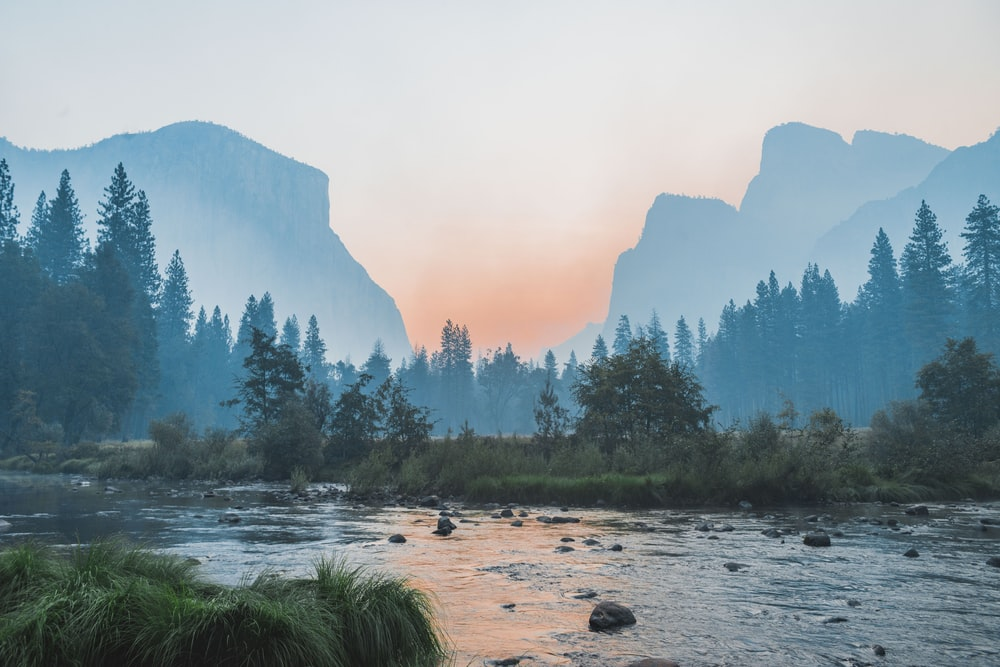
#> input picture test_1.jpg, 1000 x 667 px; its folder holds 3 pictures in this run
$ jupyter execute --allow-errors image_processing.ipynb
#> lines starting #> are read from the running program, lines starting #| are printed output that depends on the picture; long printed decimals are rounded
# Image Processing

## Textural / Timbral
* 2D FFT
* hue, saturation, value (HSV)
* pixel clustering

## Compositional
* blur
* entropy
* complimentary colors
* regularities / texture (wavelets)
* contrast boundaries (edge detection)

## Semantic
* CNN object classification

[cell 1]
# import necessary packages
from PIL import Image
import cv2
import matplotlib.pyplot as plt
import scipy
import numpy as np
import colorsys
import collections
from sklearn.cluster import KMeans
import skimage.measure
import pandas as pd
import math
import random
import os

# define global variables
BASE_DIM = 300

[cell 2]
# method to read in and crop image to square
def crop_pic(img_path, new_sq = (BASE_DIM, BASE_DIM)):

    # open image
    im = Image.open(img_path)

    # get width and height, dim of square image
    w, h = im.size
    sq = np.min([w, h])
    sq_in = [w, h].index(sq)

    # crop image to square
    if sq_in == 0:
        im_crop = im.crop((0,
                           (h / 2) - (int)(sq / 2),
                           w,
                           (h / 2) + (int)(sq / 2)))
    else:
        im_crop = im.crop(((w / 2) - (int)(sq / 2),
                           0,
                           (w / 2) + (int)(sq / 2),
                           h))

    # resize cropped image
    im_rs = im_crop.resize(new_sq)
    return im_rs

# method to get RGB color channels
def get_rgb(im_rs):

    # get RGB color channels
    im_ar = np.array(im_rs)
    r, g, b = im_ar[:, :, 0], im_ar[:, :, 1], im_ar[:, :, 2]

    # scale RGB to [0, 1]
    r_sc, g_sc, b_sc = r / 255., g / 255., b / 255.
    return r_sc, g_sc, b_sc

# method to get HSV from RGB
def get_hsv(r_sc, g_sc, b_sc):

    # create empty arrays
    h = np.zeros((BASE_DIM, BASE_DIM))
    s = np.zeros((BASE_DIM, BASE_DIM))
    v = np.zeros((BASE_DIM, BASE_DIM))

    # compute hsv for each pixel based on normalized RGB
    for i in range(BASE_DIM):
        for j in range(BASE_DIM):
            temp_hsv = colorsys.rgb_to_hsv(r_sc[i, j], b_sc[i, j], g_sc[i, j])
            h[i][j] = temp_hsv[0]
            s[i][j] = temp_hsv[1]
            v[i][j] = temp_hsv[2]

    # return HSV
    return h, s, v

# method to find 'clusters' of hues in the image using k-means
def get_clusts(h, n_clusters = 3, red_scale = 20):

    # implement k-means algorithm to cluster vectorized pixels by hue
    x = h
    km = KMeans(n_clusters)
    km.fit(x.reshape(-1,1))

    # debug: plot histogram
    #plt.hist(list(km.labels_), bins = 80)

    # reshape kmeans back into 2D array
    test_ar = np.array(km.labels_).reshape((300, 300))

    # pool kmeans into lower dimension to get rid of noise
    test_ar_red = skimage.measure.block_reduce(test_ar, (red_scale, red_scale), np.median)

    # upscale block reduced kmeans clusterings
    test_ar_red_rs = np.zeros((BASE_DIM, BASE_DIM))
    for i in range(BASE_DIM):
        for j in range(BASE_DIM):
            i_red = (int)(np.floor(i / red_scale))
            j_red = (int)(np.floor(j / red_scale))
            test_ar_red_rs[i][j] = test_ar_red[i_red][j_red]

    # return BASE_DIM x BASE_DIM 2d array containing pixel clustering results
    return test_ar_red_rs

# get average h, s range, v range, pan, an reverb variables based on pixel clusterings
# average h is a hue value, to be converted back into RGB ([0, 100]) later
# s range in [0, 1] describes color saturation, to be converted to filter cutoff
# v range in indices [0, 8], describes color value, to be converted to frequency / note modulation
# pan roughly describes the 'x' position of where the centroid of the pixel cluster is, [0, 1], describes L-R panning
# reverb roughly describes the 'y' position of where the centroid of the pixel cluster is, [0, 1], the higher the wetter
# span is a fraction, describing how much of the image a cluster takes up
def get_hsv_quants(h, s, v, pix_ar):

    # create empty lists
    avg_h, low_s, high_s, low_v, high_v, pan, reverb, span = [], [], [], [], [], [], [], []

    # get counts of clusters
    cluster_labs, cluster_cnts = np.unique(pix_ar, return_counts=True)

    # debug, print cluster labels
    #print(cluster_labs)

    # for each cluster...
    for lab in cluster_labs:
        hue_total = 0
        temp_low_s = float("inf")
        temp_high_s = 0
        temp_low_v = float("inf")
        temp_high_v = 0
        temp_right_pan = pix_ar.shape[0]
        temp_left_pan = 0
        temp_high_rev = pix_ar.shape[0]
        temp_low_rev = 0
        count = 0 # number of cells taken up by label
        for i in range(pix_ar.shape[0]):
            for j in range(pix_ar.shape[1]):
                if (pix_ar[i][j] == lab):
                    hue_total += h[i][j] # add to hue if within cluster
                    if s[i][j] < temp_low_s: temp_low_s = s[i][j]
                    if s[i][j] > temp_high_s: temp_high_s = s[i][j]
                    if v[i][j] < temp_low_v: temp_low_v = v[i][j]
                    if v[i][j] > temp_high_v: temp_high_v = v[i][j]
                    if j < temp_right_pan: temp_right_pan = j
                    if j > temp_left_pan: temp_left_pan = j
                    if i < temp_high_rev: temp_high_rev = i
                    if i > temp_low_rev: temp_low_rev = i
                    count += 1 # increment cell span

        avg_h.append(hue_total / cluster_cnts[list(cluster_labs).index(lab)]) # get average hue
        low_s.append(temp_low_s) # append low saturation
        high_s.append(temp_high_s) # append high saturation
        low_v.append(temp_low_v) # append low value
        high_v.append(temp_high_v) # apped high value
        pan.append(((temp_right_pan + temp_left_pan) / 2) / pix_ar.shape[0])
        reverb.append(np.abs(((temp_high_rev + temp_low_rev) / 2) - pix_ar.shape[0]) / pix_ar.shape[0])
        span.append(count / (pix_ar.shape[0] * pix_ar.shape[1]))

    # convert v to integer indices
    low_v_ind = [i * 8 for i in low_v]
    high_v_ind = [i * 8 for i in high_v]
    low_v_ind = [round(j) for j in low_v_ind]
    high_v_ind = [round(j) for j in high_v_ind]

    # convert list of hues to RGB
    avg_r, avg_g, avg_b = [], [], []

    # convert hues to RGB, with full saturation and value
    for hue in avg_h:
        temp_color = colorsys.hsv_to_rgb(hue, 1, 1)
        avg_r.append(temp_color[0])
        avg_g.append(temp_color[1])
        avg_b.append(temp_color[2])

    # return lists containing output values
    return avg_r, avg_g, avg_b, low_s, high_s, low_v_ind, high_v_ind, pan, reverb, span

# method to convert image to quantized sonic values
def quantize_image(filename, n_clusters = 3):

    # crop image
    im_rs = crop_pic(filename)
#> in crop_pic, im is the input picture: PIL image 1000x667 RGB; mean R, G, B 134, 148.8, 155.2
#> in crop_pic, `im_crop = im.crop(((w / 2) - (int)(sq / 2), 0, (w / 2) + (int)(sq / 2)..`:
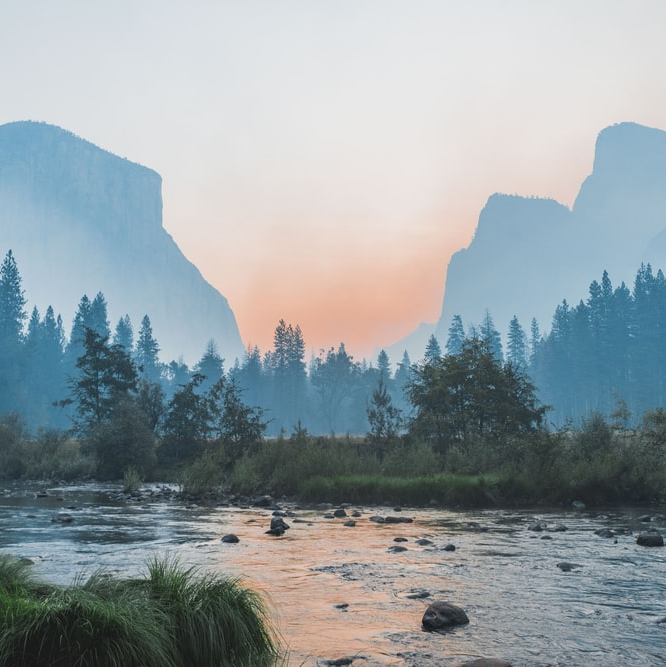
#> im_crop: PIL image 666x667 RGB; mean R, G, B 148, 158.4, 162.7

    # get RGB channels
    r, g, b = get_rgb(im_rs)
#> in get_rgb, `r, g, b = im_ar[:, :, 0], im_ar[:, :, 1], im_ar[:, :, 2]`:
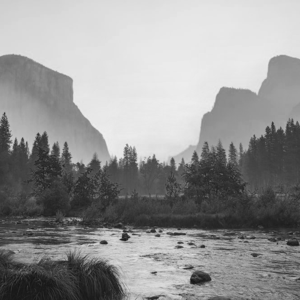
#> r: shape (300, 300); min 22, max 239, mean 148
#> in get_rgb, `r, g, b = im_ar[:, :, 0], im_ar[:, :, 1], im_ar[:, :, 2]`:
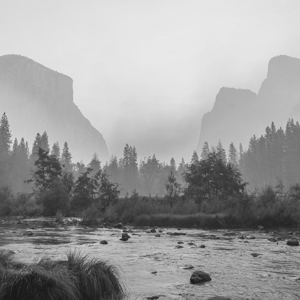
#> g: shape (300, 300); min 21, max 233, mean 158.4
#> in get_rgb, `r, g, b = im_ar[:, :, 0], im_ar[:, :, 1], im_ar[:, :, 2]`:
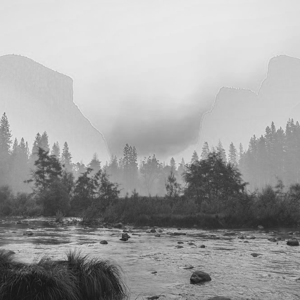
#> b: shape (300, 300); min 22, max 234, mean 162.7

    # get HSV from RGB channels
    h, s, v = get_hsv(r, g, b)
#> after the loop in get_hsv, `for i in range(BASE_DIM):`:
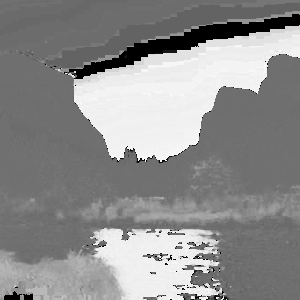
#> h: shape (300, 300) float64; min 0, max 0.994, mean 0.558
#> after the loop in get_hsv, `for i in range(BASE_DIM):`:
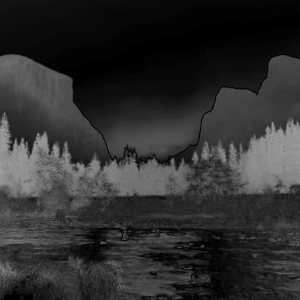
#> s: shape (300, 300) float64; min 0, max 0.644, mean 0.185
#> after the loop in get_hsv, `for i in range(BASE_DIM):`:
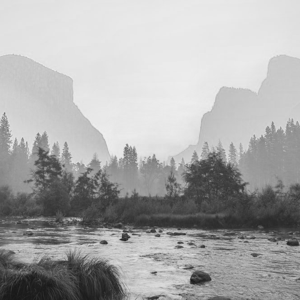
#> v: shape (300, 300) float64; min 0.0941, max 0.937, mean 0.665

    # get pixel clusters (by hue)
    pix_ar = get_clusts(h, n_clusters)
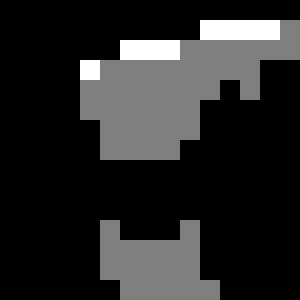
#> pix_ar: shape (300, 300) float64; min 0, max 2, mean 0.316; drawn with min black and max white

    # return R, G, B, saturation range, value range, pan, and reverb
    avg_r, avg_g, avg_b, low_s, high_s, low_v_ind, high_v_ind, pan, reverb, span = get_hsv_quants(h, s, v, pix_ar)
#> in get_hsv_quants, `cluster_labs, cluster_cnts = np.unique(pix_ar, return_counts=True)`: cluster_labs = [0, 1, 2]; cluster_cnts = [64800, 22000, 3200]
#> the loop in get_hsv_quants, `for lab in cluster_labs:` made 3 passes
#> after the loop in get_hsv_quants, `for lab in cluster_labs:`: avg_h = [0.471, 0.856, 0.26]; high_s = [0.644, 0.412, 0.0221]; high_v = [0.937, 0.933, 0.914]; low_s = [0, 0, 0]; low_v = [0.0941, 0.0941, 0.882]; pan = [0.498, 0.632, 0.598]; reverb = [0.502, 0.468, 0.835]; span = [0.72, 0.244, 0.0356]
#> in get_hsv_quants, `low_v_ind = [i * 8 for i in low_v]`: low_v_ind = [0.753, 0.753, 7.06]
#> in get_hsv_quants, `high_v_ind = [i * 8 for i in high_v]`: high_v_ind = [7.5, 7.47, 7.31]
#> in get_hsv_quants, `low_v_ind = [round(j) for j in low_v_ind]`: low_v_ind = [1, 1, 7]
#> in get_hsv_quants, `high_v_ind = [round(j) for j in high_v_ind]`: high_v_ind = [7, 7, 7]
#> the loop in get_hsv_quants, `for hue in avg_h:` made 3 passes
#> (hue, temp_color) on passes 1 to 3: (0.471, (0, 1, 0.828)), (0.856, (1, 0, 0.864)), (0.26, (0.438, 1, 0))
#> after the loop in get_hsv_quants, `for hue in avg_h:`: avg_b = [0.828, 0.864, 0]; avg_g = [1, 0, 1]; avg_r = [0, 1, 0.438]
#> avg_r = [0, 1, 0.438]; avg_g = [1, 0, 1]; avg_b = [0.828, 0.864, 0]; low_s = [0, 0, 0]; high_s = [0.644, 0.412, 0.0221]; low_v_ind = [1, 1, 7]; high_v_ind = [7, 7, 7]; pan = [0.498, 0.632, 0.598]; reverb = [0.502, 0.468, 0.835]; span = [0.72, 0.244, 0.0356]

    # create and populate dataframe
    df_exp1 = pd.DataFrame()
    df_exp1['r'] = avg_r
    df_exp1['g'] = avg_g
    df_exp1['b'] = avg_b
    df_exp1['low_s'] = low_s
    df_exp1['high_s'] = high_s
    df_exp1['low_v'] = low_v_ind
    df_exp1['high_v'] = high_v_ind
    df_exp1['pan'] = pan
    df_exp1['reverb'] = reverb
    df_exp1['span'] = span

    # export to csv
    df_exp1.to_csv("data//" + filename[0: filename.index(".")] + "_output_1.csv", index = False)

    # get Shannon entropy for R, G, B color channels and grayscale image
    r_entr = (int)(np.floor(skimage.measure.shannon_entropy(r)))
    g_entr = (int)(np.floor(skimage.measure.shannon_entropy(g)))
    b_entr = (int)(np.floor(skimage.measure.shannon_entropy(b)))
    im_gs = 0.2989 * r + 0.587 * g + 0.114 * b
    gr_entr = (int)(np.floor(skimage.measure.shannon_entropy(im_gs)))

    # create and populate dataframe (entropy)
    df_exp2 = pd.DataFrame()
    df_exp2['grayscale'] = [gr_entr]
    df_exp2['r'] = [r_entr]
    df_exp2['g'] = [g_entr]
    df_exp2['b'] = [b_entr]

    display(df_exp2)

    # explort to csv
    df_exp2.to_csv("data//" + filename[0: filename.index(".")] + "_output_2.csv", index= False)

[cell 3]
img_name = "test_1.jpg"
#> (the rest of this cell did not finish here and is left out)

# Generating Figures and Scrap Code

[cell 4]
# fft chords
    # low freq --> more pure block (relaxing sounds)
    # high freq --> noise (frantic chord progressions)

# method to get sample spectra from 2D FFT of input image RGB channels
# [42 lines left out: function get_spectr, not called in this run]

df_ft = pd.DataFrame()
#> (the rest of this cell did not finish here and is left out)

[cell 5]
test_ar = np.zeros((2, 2))
#> test_ar = [[0, 0], [0, 0]]
for i in range(test_ar.shape[0]):
    for j in range(test_ar.shape[1]):
        test_ar[i][j] = random.random()
        print(test_ar[i][j])
#> this loop made 2 passes
#| 0.8444
#| 0.758
#| 0.4206
#| 0.2589
#> after the loop, test_ar = [[0.844, 0.758], [0.421, 0.259]]
plt.imshow(test_ar)
print(skimage.measure.shannon_entropy(test_ar))
#| 2.0
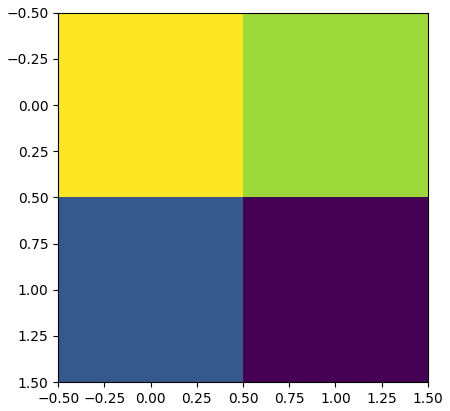
#> figure drawn by matplotlib, 1 panel
